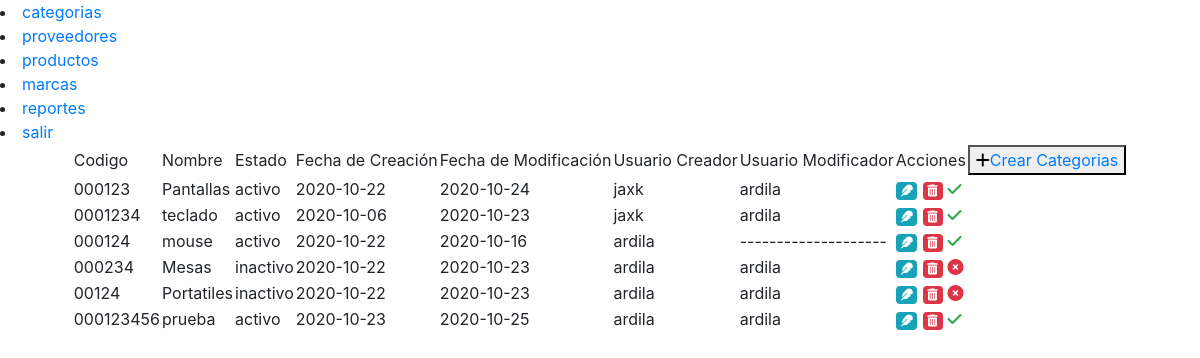
The app's page /codigo/pre_consultar_categorias.php?yes=y (signed in) with its own data.
### tables this page shows
CREATE TABLE IF NOT EXISTS `categorias` (
  `id_categorias` int(5) NOT NULL AUTO_INCREMENT,
  `codigo_categoria` varchar(15) NOT NULL,
  `fecha_creacion` date NOT NULL,
  `fecha_modificacion` date DEFAULT NULL,
  `usuario_modificacion` varchar(10) NOT NULL,
  `cat_descripcion` varchar(100) NOT NULL,
  `usuario_creacion` varchar(10) NOT NULL,
  `fk_id_estado` varchar(5) NOT NULL,
  PRIMARY KEY (`id_categorias`)
);

### codigo/pre_consultar_categorias.php (the view, shortened to what this page needs)
<!DOCTYPE html>
<html lang="en">
<head>
</head>
<body>
   <div id="banner">
    <?php
    include("banner_admin.php");
    ?>
   </div>
   <div id="body" align="center">
    <table>
    <tr>
        <td>Codigo</td>
        <td>Nombre</td>
        <td>Estado</td>
        <td>Fecha de Creaci&oacute;n</td>
        <td>Fecha de Modificaci&oacuten</td>
        <td>Usuario Creador</td>
        <td>Usuario Modificador</td>
        <td colspan="3">Acciones</td>
        <td><button type="submit"><i class="fas fa-plus"></i><a href="pre_crear_categorias.php">Crear Categorias</a></button></td>
    </tr>
    <?php
    include("conexion.php");
    $consulta="SELECT * FROM categorias";
    if(!$resultado=$db->query($consulta)){
    die('hay un error con la consulta o los datos no existen vuelve a comprobar !!![' . $db->error . ']');
    }
    while($fila=$resultado->fetch_assoc()){
        $bcodigo=stripslashes($fila['codigo_categoria']);
        $bdescripcion=stripslashes($fila['cat_descripcion']);
        $bfecha_creacion=stripslashes($fila['fecha_creacion']);
        $bfecha_modificacion=stripslashes($fila['fecha_modificacion']);
        $busuario_modificacion=stripslashes($fila['usuario_modificacion']);
        $busuario_creacion=stripslashes($fila['usuario_creacion']);
        $bfk_id_estado=stripslashes($fila['fk_id_estado']);
        $bid_categorias=stripslashes($fila['id_categorias']);
        if($bfk_id_estado=="1"){
            $bfk_id_estado='activo';
        }
        if($bfk_id_estado=="2"){
            $bfk_id_estado='inactivo';
        }
        if($busuario_modificacion==""){
            $busuario_modificacion="--------------------";
        }
        echo "<tr>";
        echo "<td class='id_cat'>$bcodigo</td>";
        echo "<td>$bdescripcion</td>";
        echo "<td>$bfk_id_estado</td>";
        echo "<td>$bfecha_creacion</td>";
        echo "<td>$bfecha_modificacion</td>";
        echo "<td>$busuario_creacion</td>";
        echo "<td>$busuario_modificacion</td>";
        ?>
        <td>
            <a href="#" class="badge badge-info act_btn" cat="<?php echo $bid_categorias; ?>"><i class="fas fa-feather"></i></a>
        </td>
        <td>
            <a href="#" class="badge badge-danger delete_btn"><i class="fas fa-trash-alt"></i></a>
        </td>
        <?php
        if($bfk_id_estado=="activo"){
            echo "<td><a href='neg_cambiar_estado_cat.php?id=$bid_categorias'><i class='fas fa-check text-success'></i></a></td>";
        }
        if($bfk_id_estado=="inactivo"){
            echo "<td><a href='neg_cambiar_estado_cat.php?id=$bid_categorias'><i class='fas fa-times-circle text-danger'></i></a></td>";
        }
        echo "</tr>";
    }
    ?>
 </table>
</div>
</body>
</html>

### codigo/banner_admin.php (shortened to what this page needs)
<!DOCTYPE html>
<html lang="en">
<head>
    <link rel="stylesheet" href="https://cdn.jsdelivr.net/npm/bootstrap@4.5.3/dist/css/bootstrap.min.css">
</head>
<body>
    <nav>
        <li><a href="pre_consultar_categorias.php">categorias</a></li>
        <li><a href="pre_consultar_proveedores.php">proveedores</a></li>
        <li><a href="pre_consultar_productos.php">productos</a></li>
        <li><a href="pre_consultar_marcas.php">marcas</a></li>
        <li><a href="pre_consultar_reportes.php">reportes</a></li>
        <li><a href="salir.php">salir</a></li>
    </nav>
</body>
</html>

### records on screen
categorias: codigo_categoria "000123", cat_descripcion "Pantallas", fk_id_estado "activo", fecha_creacion "2020-10-22", fecha_modificacion "2020-10-24", usuario_creacion "jaxk", usuario_modificacion "ardila"
categorias: codigo_categoria "0001234", cat_descripcion "teclado", fk_id_estado "activo", fecha_creacion "2020-10-06", fecha_modificacion "2020-10-23", usuario_creacion "jaxk", usuario_modificacion "ardila"
categorias: codigo_categoria "000124", cat_descripcion "mouse", fk_id_estado "activo", fecha_creacion "2020-10-22", fecha_modificacion "2020-10-16", usuario_creacion "ardila", usuario_modificacion "--------------------"
categorias: codigo_categoria "000234", cat_descripcion "Mesas", fk_id_estado "inactivo", fecha_creacion "2020-10-22", fecha_modificacion "2020-10-23", usuario_creacion "ardila", usuario_modificacion "ardila"
categorias: codigo_categoria "00124", cat_descripcion "Portatiles", fk_id_estado "inactivo", fecha_creacion "2020-10-22", fecha_modificacion "2020-10-23", usuario_creacion "ardila", usuario_modificacion "ardila"
categorias: codigo_categoria "000123456", cat_descripcion "prueba", fk_id_estado "activo", fecha_creacion "2020-10-23", fecha_modificacion "2020-10-25", usuario_creacion "ardila", usuario_modificacion "ardila"
